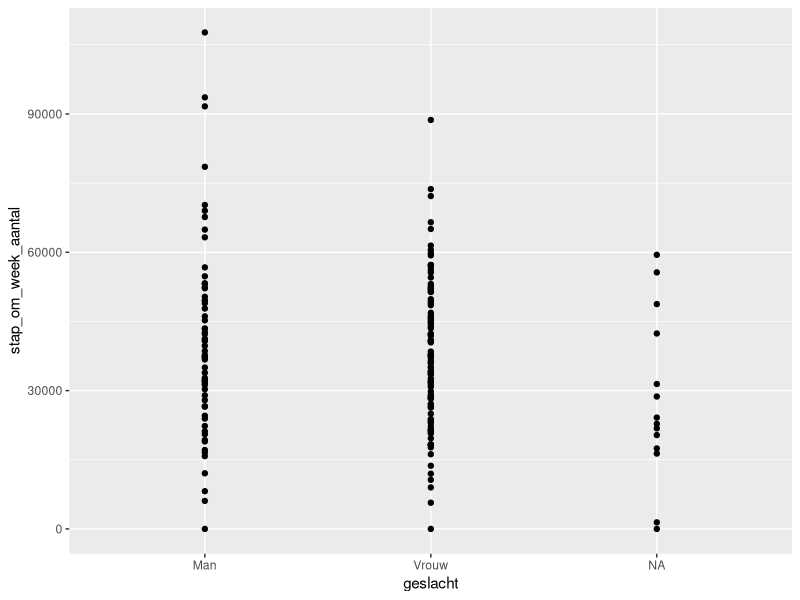
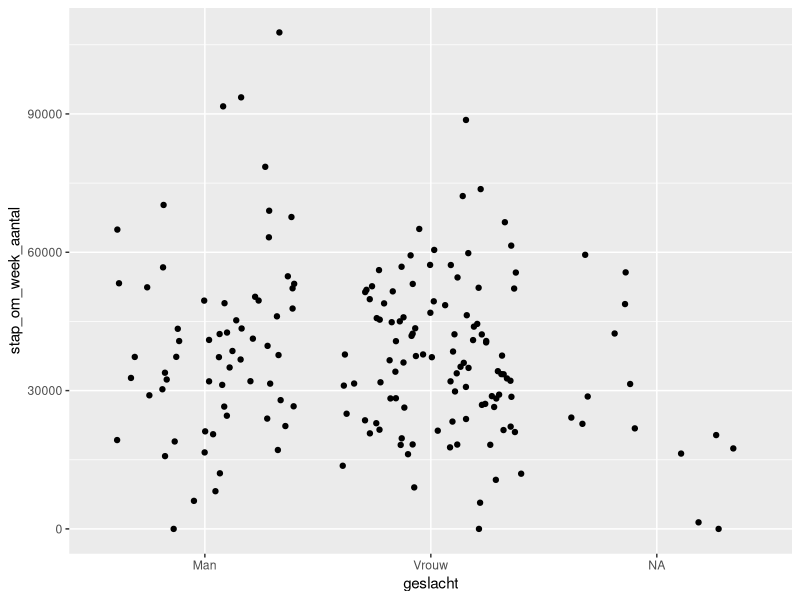
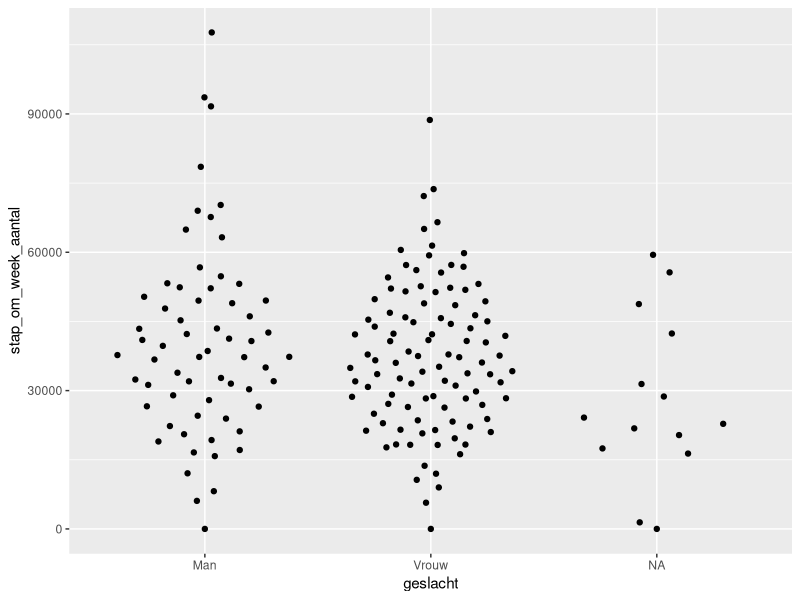
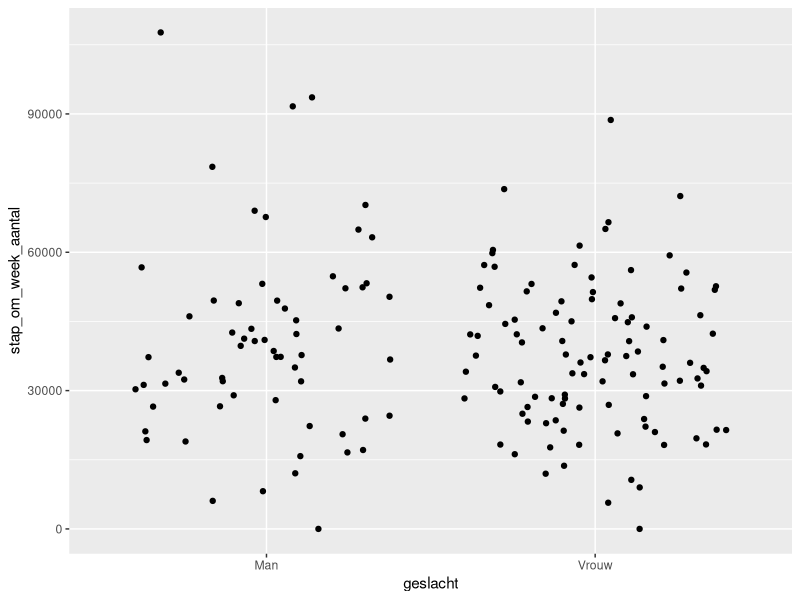
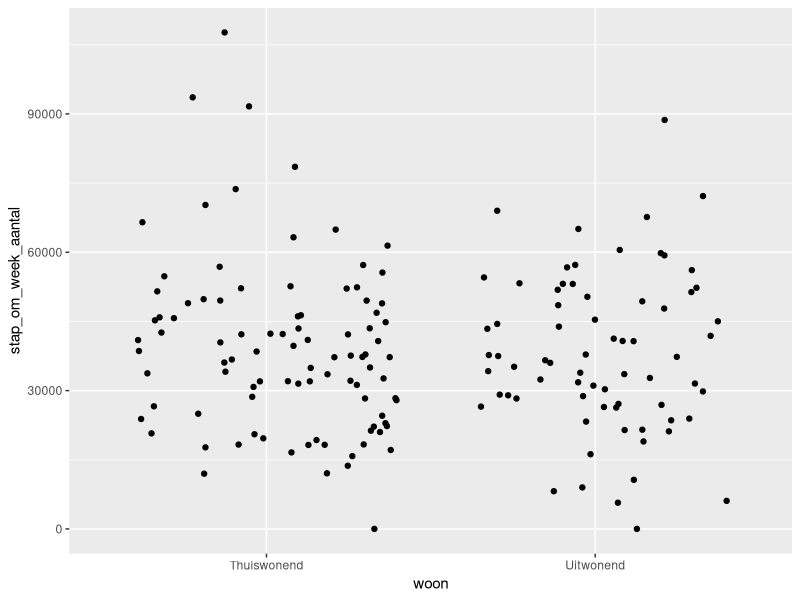
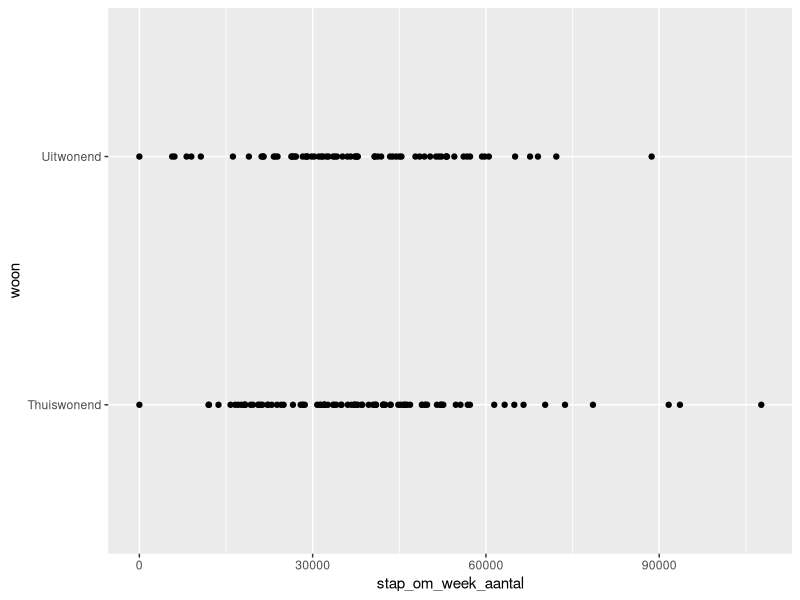
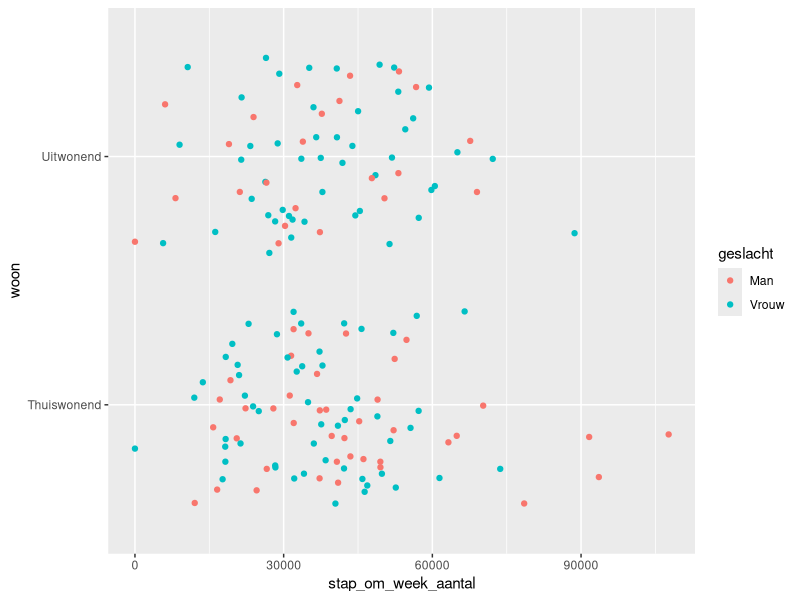
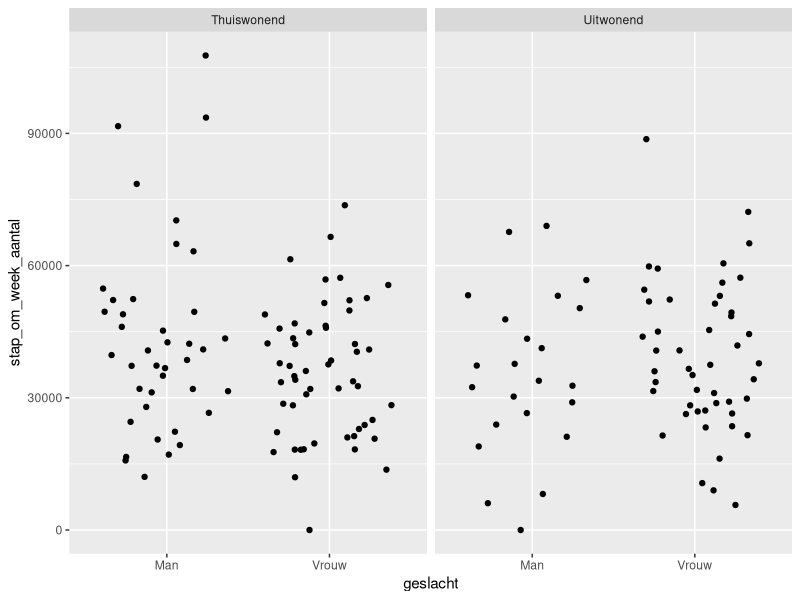

Write the R code that produced these figures, in order.
#Data analysescript Stappentelleropdracht 
#Visualisatie van de data
#Ruud Selles
#Augustus 2020


rm(list = ls()) #clear the workspace-------

#laden relevante packages----
library(tidyverse)
library(here)
library(readr)
library(ggbeeswarm)

#VIZWHIZ --------
#Opdracht 1: het plotten van ruwe data (VizWhiz 1, filmpje 1)-----

#importeren data_combined ----
CleanData <- read_csv(here("data/CleanData.csv"))

#plotten aantal stappen per week voor mannen en vrouwen
CleanData %>% 
  ggplot(aes(x=geslacht, y = stap_om_week_aantal)) +
           geom_point()

#dezelfde plot, maar dan met Jitter
CleanData %>% 
  ggplot(aes(x=geslacht, y = stap_om_week_aantal)) +
  geom_jitter()

#dezelfde plot, maar dan met quasirandom
CleanData %>% 
  ggplot(aes(x=geslacht, y = stap_om_week_aantal)) +
  geom_quasirandom()

#Opdracht 2: gebruik van kleuren en meer (VizWhiz 1, filmpje 2) ----
CleanData %>% 
  na.omit() %>% 
  ggplot(aes(x=geslacht, y = stap_om_week_aantal)) +
  geom_jitter() 

# verdeling op uit en thuiswonenden
CleanData %>% 
  na.omit() %>% 
  ggplot(aes(x=woon, y = stap_om_week_aantal)) +
  geom_jitter() 

#coordinate fli
CleanData %>% 
  na.omit() %>% 
  ggplot(aes(x=woon, y = stap_om_week_aantal)) +
  geom_point() + 
  coord_flip()

#kleur voor mannen en vrouwen
CleanData %>% 
  na.omit() %>% 
  ggplot(aes(x=woon, y = stap_om_week_aantal, colour = geslacht)) +
  geom_jitter() + 
  coord_flip()


# Opdracht 3 Facet Wraps (vizwhiz 1, derde filmpje)---------
CleanData %>% 
  na.omit() %>% 
  ggplot(aes(x=geslacht, y = stap_om_week_aantal)) +
  geom_jitter() +
  facet_wrap( ~ woon)

#add colour
CleanData %>% 
  na.omit() %>% 
  ggplot(aes(x=geslacht, y = stap_om_week_aantal, colour = geslacht)) +
  geom_jitter() +
  facet_wrap( ~ woon)


#Opdracht Pipe the plot (vizwhiz 1, vierde filmpje)
CleanData %>% 
  na.omit() %>% 
  filter (stap_om_week_aantal > 1000) %>% 
  filter (stap_om_week_aantal < 80000) %>% 
  ggplot(aes(x=geslacht, y = stap_om_week_aantal, colour = geslacht)) +
  geom_jitter() +
  facet_wrap( ~ woon)


#vizwhiz 1, opslaan, vijfde filmpje
  ggsave("stappenMannenVrouwen.png")

#vizwhiz 3, tweede filmpje, error bars
  CleanData %>% 
    na.omit() %>% 
    group_by(geslacht) %>% 
    summarise (mean = mean(stap_om_week_aantal),
               sd = sd(stap_om_week_aantal),
               n = n(),
               stderr = sd/sqrt(n)) %>% 
    ggplot(aes(x=geslacht, y = mean)) +
    geom_col() +
    geom_errorbar(aes(x=geslacht, ymin = mean - stderr, ymax = mean+stderr))
  
  #vizwhiz 3, derde filmpje, scatter plot
  CleanData %>% 
    na.omit() %>% 
    ggplot(aes(x=stap_om_1_aantal, y = stap_om_2_aantal, color = geslacht)) +
    geom_point() + 
    geom_smooth() 
    
  #vizwhiz 4, eerste filmpje, themes
  CleanData %>% 
    na.omit() %>% 
    ggplot(aes(x=stap_om_1_aantal, y = stap_om_2_aantal, color = geslacht)) +
    geom_point() + 
    geom_smooth() + 
    theme_classic() +
    labs(title = "relatie tussen aantal op maandag en aantal stappen op dinsdag", 
         x = 'aanstal stappen op maandag',
         y= 'aantal opstappen op dinsdag')

  